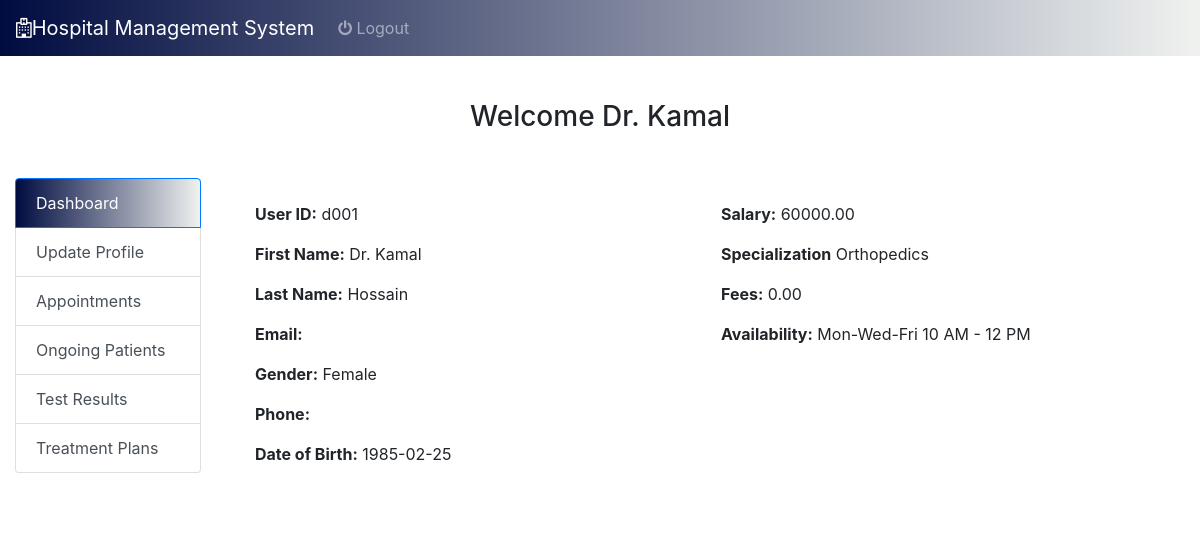
Before: /doctor_dashboard.php (signed in) with the older database file.
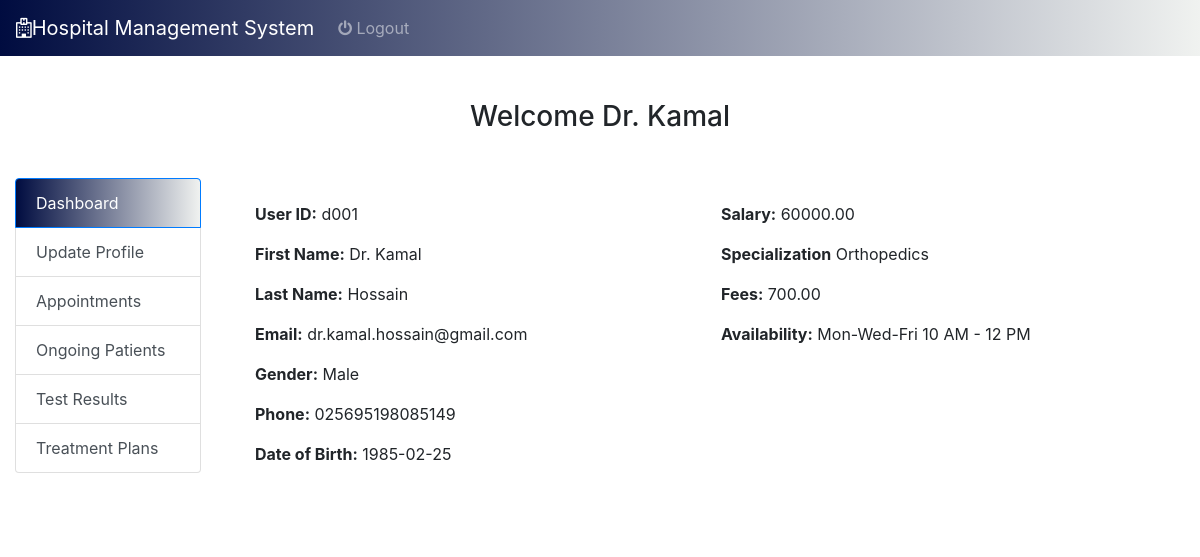
After: the same page with the newer database file.
### tables this page shows
CREATE TABLE `doctor` (
  `user_id` varchar(20) NOT NULL,
  `first_name` varchar(30) NOT NULL,
  `last_name` varchar(30) NOT NULL,
  `email` varchar(80) NOT NULL,
  `password` varchar(255) NOT NULL,
  `gender` enum('Male','Female','Other') DEFAULT NULL,
  `phone` varchar(15) DEFAULT NULL,
  `dob` date DEFAULT NULL,
  `salary` decimal(10,2) DEFAULT NULL,
  `doc_fee` decimal(10,2) DEFAULT NULL,
  `specialization` varchar(50) DEFAULT NULL,
  `availability` varchar(50) DEFAULT NULL,
  `dept_id` int(11) DEFAULT NULL,
  `created_at` timestamp NOT NULL DEFAULT current_timestamp(),
  `updated_at` timestamp NOT NULL DEFAULT current_timestamp() ON UPDATE current_timestamp()
);

### doctor_dashboard.php (the view, shortened to what this page needs)
<?php
include 'form_modal.php';
$doctor_id = $_SESSION['user_id'];
$doctor = [];
$sql = "SELECT user_id, first_name, last_name, email, gender, phone, dob, salary, doc_fee, specialization, availability FROM Doctor WHERE user_id = ?";
$stmt = $con->prepare($sql);
if ($stmt) {
    $stmt->bind_param("s", $doctor_id);
    $stmt->execute();
    $result = $stmt->get_result();
    if ($result->num_rows === 1) {
        $doctor = $result->fetch_assoc();
    }
}
?>
<!DOCTYPE html>
<html lang="en">
<head>
    <link rel="stylesheet" href="css/dashboard_style.css">
    <link rel="stylesheet" href="https://stackpath.bootstrapcdn.com/bootstrap/4.3.1/css/bootstrap.min.css">
    <link rel="stylesheet" href="https://cdnjs.cloudflare.com/ajax/libs/font-awesome/4.7.0/css/font-awesome.min.css">
</head>
<body style="padding-top: 50px;">
    <nav class="navbar navbar-expand-lg navbar-dark bg-primary fixed-top">
        <a class="navbar-brand" href="#">
            <i class="fa fa-hospital-o"></i>Hospital Management System</a>
        <div class="collapse navbar-collapse" id="navbarSupportedContent">
            <ul class="navbar-nav mr-auto">
                <li class="nav-item">
                    <a class="nav-link" href="logout.php"><i class="fa fa-power-off" aria-hidden="true"></i> Logout</a>
                </li>
                <li class="nav-item">
                    <a class="nav-link" href="#"></a>
                </li>
            </ul>
        </div>
    </nav>
    <div class="container-fluid" style="margin-top: 50px;">
        <h3 class="text-center">Welcome <?php echo htmlspecialchars($doctor['first_name']); ?></h3>
        <div class="row">
            <div class="col-md-4" style="max-width:18%;margin-top: 3%;">
                <div class="list-group" id="list-tab" role="tablist">
                    <a class="list-group-item list-group-item-action active" href="#list-dash" data-toggle="list">Dashboard</a>
                    <a class="list-group-item list-group-item-action" href="#list-profile" data-toggle="list">Update Profile</a>
                    <a class="list-group-item list-group-item-action" href="#list-appt" data-toggle="list">Appointments</a>
                    <a class="list-group-item list-group-item-action" href="#list-patients" data-toggle="list">Ongoing Patients</a>
                    <a class="list-group-item list-group-item-action" href="#list-tests" data-toggle="list">Test Results</a>
                    <a class="list-group-item list-group-item-action" href="#list-trtplans" data-toggle="list">Treatment Plans</a>
                </div>
            </div>
            <div class="col-md-8" style="margin-top: 3%;">
                <div class="tab-content" id="nav-tabContent" style="width: 950px;">
                    <div class="tab-pane fade show active" id="list-dash">
                        <div class="container-fluid bg-white p-4">
                            <div class="row">
                                <div class="col-12">
                                    <div class="row mb-4">
                                        <div class="col-md-6">
                                            <p><strong>User ID:</strong> <?php echo htmlspecialchars($doctor['user_id']); ?></p>
                                            <p><strong>First Name:</strong> <?php echo htmlspecialchars($doctor['first_name']); ?></p>
                                            <p><strong>Last Name:</strong> <?php echo htmlspecialchars($doctor['last_name']); ?></p>
                                            <p><strong>Email:</strong> <?php echo htmlspecialchars($doctor['email']); ?></p>
                                            <p><strong>Gender:</strong> <?php echo htmlspecialchars($doctor['gender']); ?></p>
                                            <p><strong>Phone:</strong> <?php echo htmlspecialchars($doctor['phone']); ?></p>
                                            <p><strong>Date of Birth:</strong> <?php echo htmlspecialchars($doctor['dob']); ?></p>
                                        </div>
                                        <div class="col-md-6">
                                            <p><strong>Salary:</strong> <?php echo htmlspecialchars($doctor['salary']); ?></p>
                                            <p><strong>Specialization</strong> <?php echo htmlspecialchars($doctor['specialization']); ?></p>
                                            <p><strong>Fees:</strong> <?php echo htmlspecialchars($doctor['doc_fee']); ?></p>
                                            <p><strong>Availability:</strong> <?php echo htmlspecialchars($doctor['availability']); ?></p>
                                        </div>
                                    </div>
                                </div>
                            </div>
                        </div>
                    </div>
                </div>
            </div>
        </div>
    </div>
</body>
</html>

### form_modal.php (shortened to what this page needs)
<!DOCTYPE html>
<html lang="en">
<head>
    <link rel="stylesheet" href="css/popup.css">
    <link rel="stylesheet" href="https://stackpath.bootstrapcdn.com/bootstrap/4.3.1/css/bootstrap.min.css">
</head>
<body>
</body>
</html>

### css/popup.css (style rules this page uses)
body { font-family: Arial, sans-serif; background: white; color: white; text-align: center; margin: 0; padding: 0; }

### css/dashboard_style.css (style rules this page uses)
.bg-primary { background: linear-gradient(to right, #000C40, #F0F2F0); }
.list-group-item.active { background: linear-gradient(to right, #000C40, #F0F2F0); border-color: #c3c3c3; }

Changed rows visible on the page:
changed doctor "Dr. Kamal": email (not shown) → "dr.kamal.hossain@gmail.com"; gender "Female" → "Male"; phone (not shown) → "025695198085149"; doc_fee "0.00" → "700.00"
